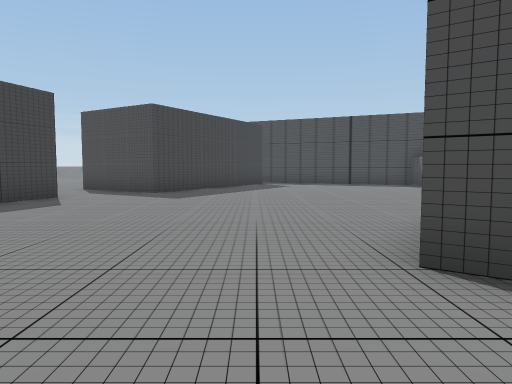
[1] (above)

17 first-person views from a walk through a Unity game level. The camera is 1.4 m above the floor, tilts 4° down and sees 70° across. The floor is counted in squares, 2 m on a side. Each view is taken from the middle of a square. On the plan, view 1 faces up. The plan holds only what a view shows up to about 11 squares ahead; the rest is blank. The place goes on beyond the plan. Some surface patterns are stand-ins.

[2]
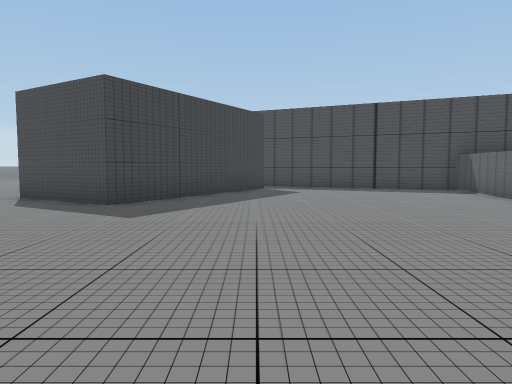

[3]
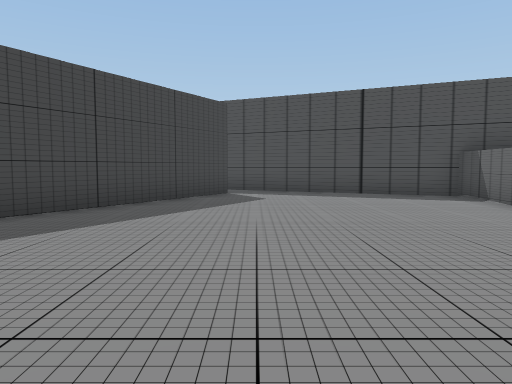

[4]
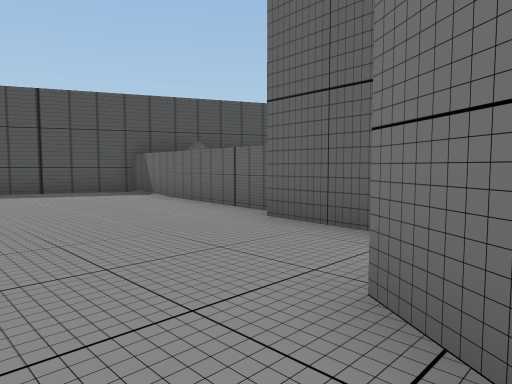

[5]
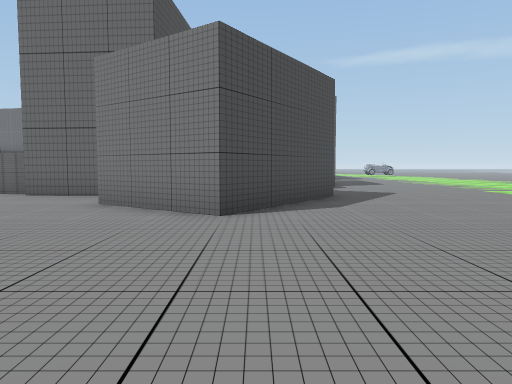

[6]
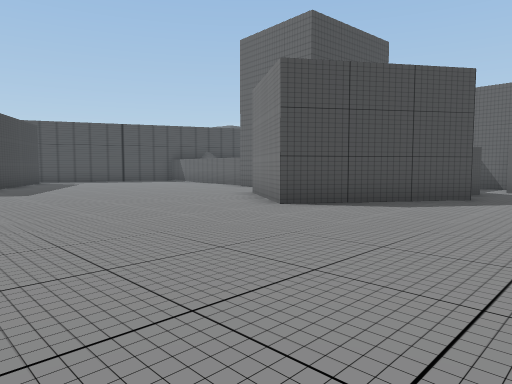

[7]
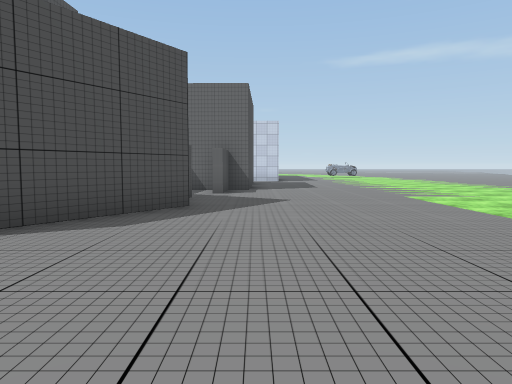

[8]
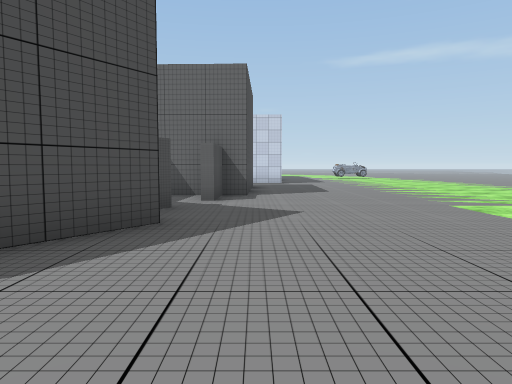

[9]
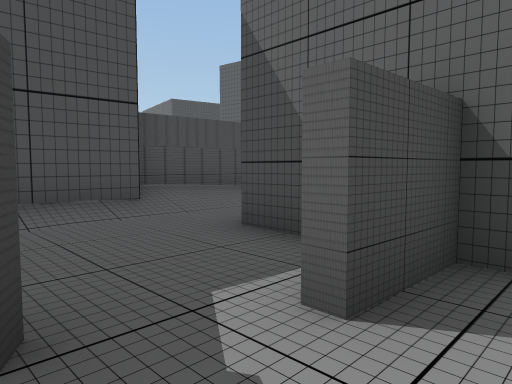

[10]
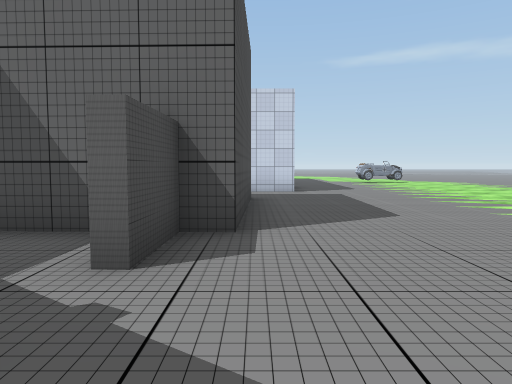

[11]
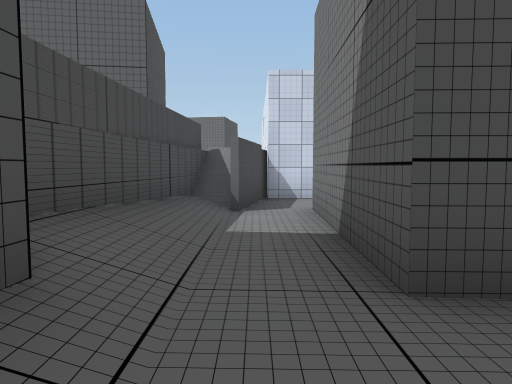

[12]
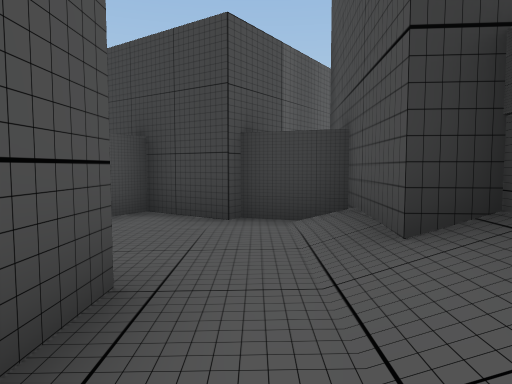

[13]
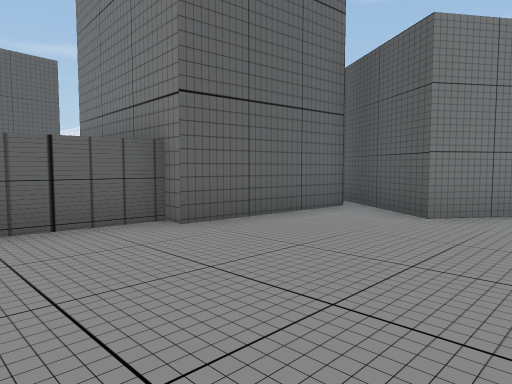

[14]
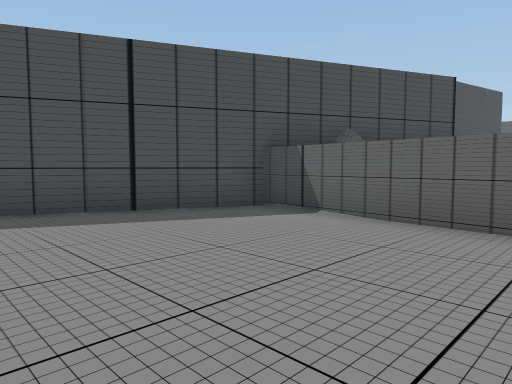

[15]
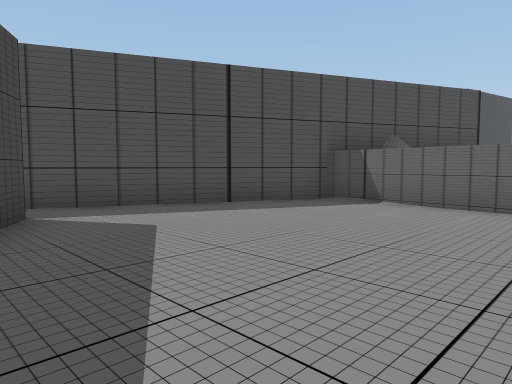

[16]
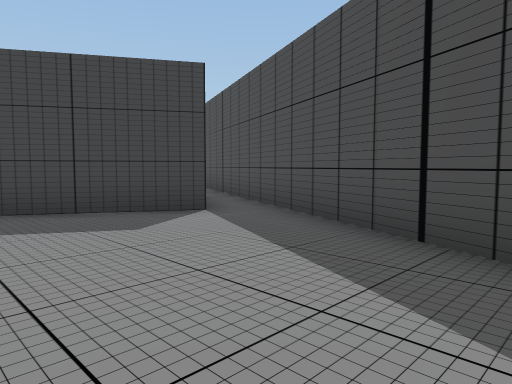

[17]
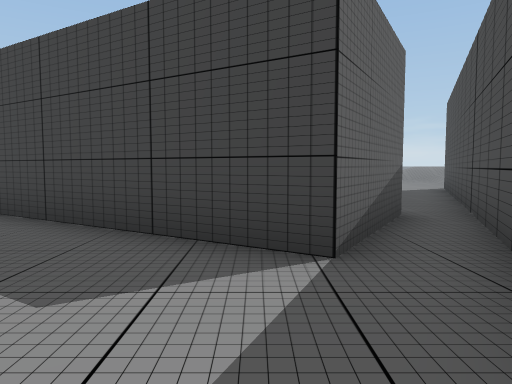

### Floor plan
Points are (right, up) in squares from view 1. A wall is a line through its corners. A room is listed if a view was taken in it or the views show most of it. See-through windows are left out.
Room 1 (views 1, 2, 3, 4, 5, 6, 7, 8, 9, 10, 13, 14, 15, 16, 17)
walls: (4.5, 4.2) (4.8, 7.5) (8.9, 7.2); (4.5, 0.2) (1.1, 2.5) (2.8, 4.9) (5.1, 3.4); (6.3, 0.4) (5.9, 0.6); (8.9, -0.8) (8.9, -0.2) (7.4, -0.1); (10, 11.7) (-0.6, 16.5); (-2.3, 16.1) (0.3, 14.6) (-2.7, 9.6) (-4.5, 10.7)
ways out: opening at (7, 1.5) to room 2; opening at (9, -2)
Room 2 (view 11)
walls: (6.2, 2.7) (5.3, 1.3) (5.9, 0.9); (8.6, 4) (6.4, 4.2) (6, 2.8); (8.9, 0.2) (8.9, 2.2)
ways out: opening at (7, 1.5) to room 1; opening at (8, 3) to room 3
Room 3 (view 12)
walls: (8.9, 2.2) (13.1, 2.1); (14.6, 4) (8.6, 4.6) (8.6, 4)
ways out: opening at (8, 3) to room 2

Positions as (right, up) in squares from view 1, and headings:
1: (0, 0), facing up
2: (0, 3), facing up
3: (1, 5), facing up
4: (1, 4), facing up-right
5: (-4, 2), facing right
6: (-4, -2), facing up-right
7: (-2, -1), facing right
8: (0, -1), facing right
9: (6, -1), facing up-right
10: (5, -1), facing right
11: (7, 3), facing right
12: (11, 3), facing left
13: (1, 10), facing down-right
14: (1, 9), facing up-right
15: (-1, 9), facing up-right
16: (5, 11), facing up-left
17: (3, 14), facing left
